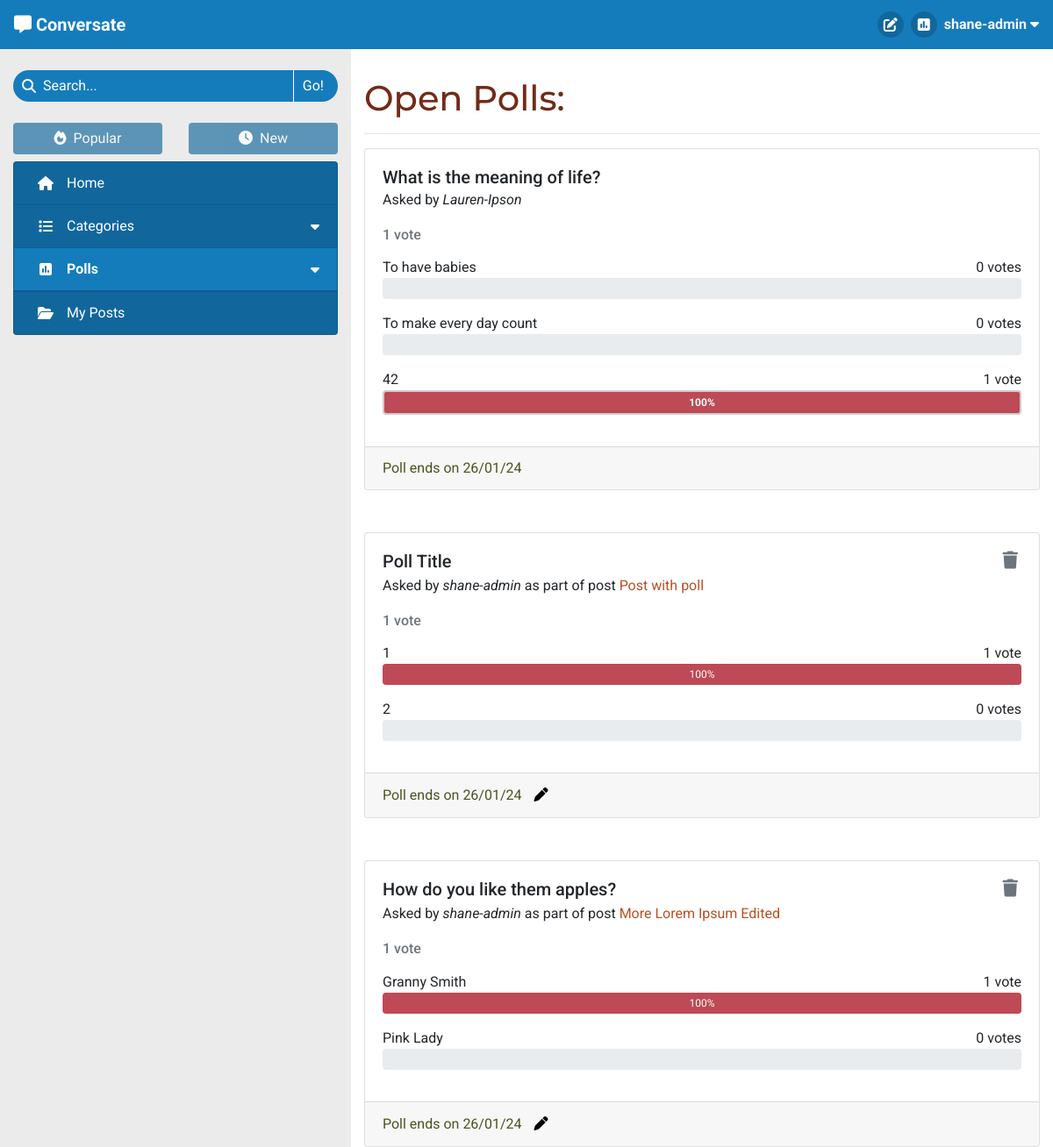
Page /polls/open (signed in, upper part) on the earlier database version.
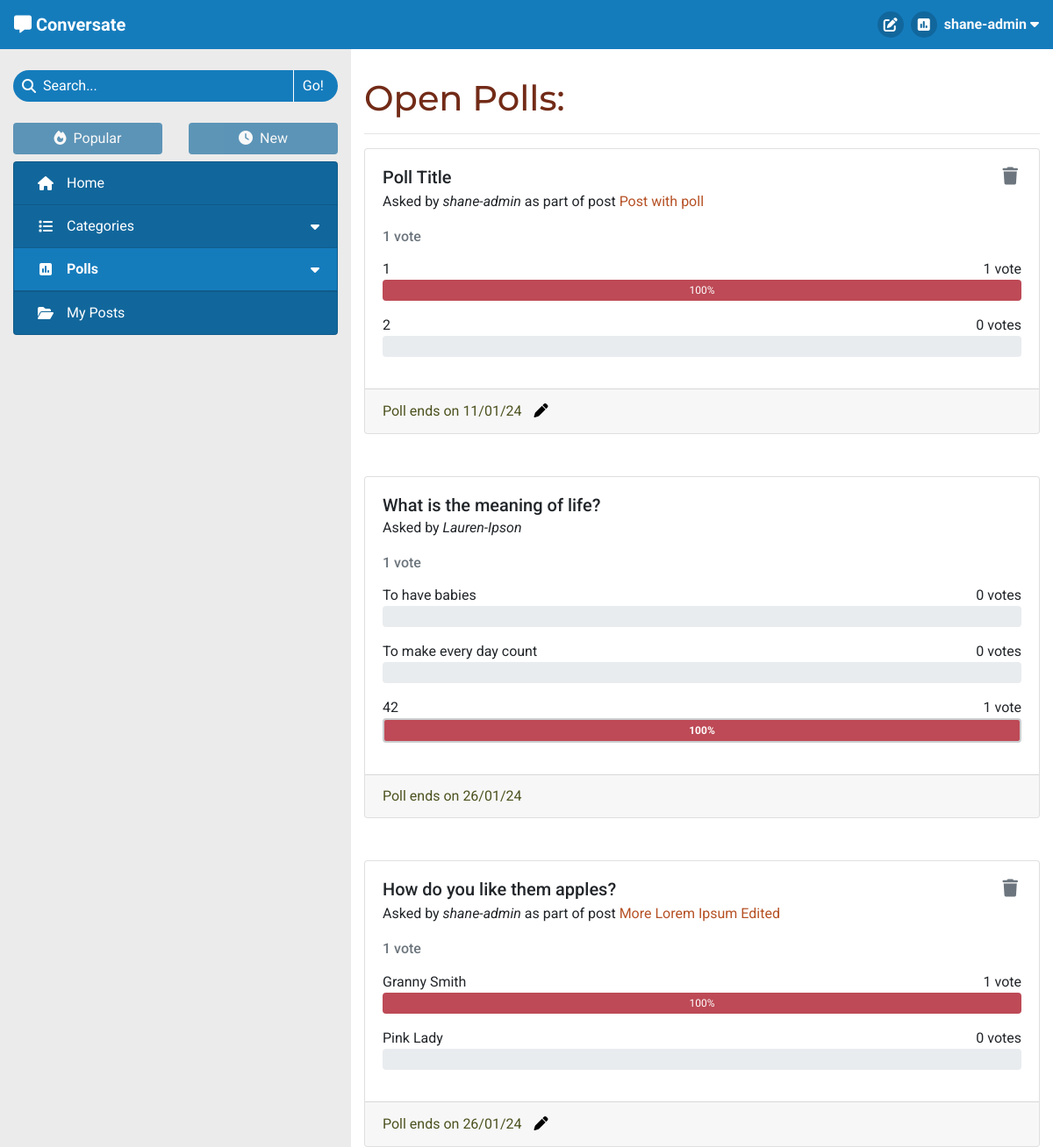
Same page on the later database version.
### forum/models.py (models this page shows, shortened)
class Poll(models.Model):
    title = models.CharField(max_length=200)
    asked_by = models.ForeignKey(User, on_delete=models.CASCADE)
    due_date = models.DateTimeField()
    post = models.OneToOneField(Post, on_delete=models.CASCADE,
                                related_name='poll', blank=True, null=True)
    class Meta:
        ordering = ['-due_date']
    def number_of_votes(self):
        total_votes = 0
        for answer in self.answers.all():
            total_votes += answer.number_of_votes()
        return total_votes
    def has_expired(self):
        current_time = datetime.now().timestamp()
        end_time = self.due_date.timestamp()
        return current_time > end_time

class PollAnswer(models.Model):
    body = models.CharField(max_length=100)
    position = models.IntegerField()
    poll = models.ForeignKey(Poll, related_name='answers',
                             on_delete=models.CASCADE)
    votes = models.ManyToManyField(User, related_name='votes')
    class Meta:
        ordering = ['position']
    def number_of_votes(self):
        return self.votes.count()
    def vote_percentage(self):
        total_votes = 0
        poll_answers = self.poll.answers.all()
        for answer in poll_answers:
            total_votes += answer.number_of_votes()
        if total_votes == 0:
            return 0
        return round((self.number_of_votes() / total_votes) * 100)

class Post(models.Model):
    title = models.CharField(max_length=100)
    slug = models.SlugField(max_length=100, unique=True)
    category = models.ForeignKey(Category, on_delete=models.CASCADE,
                                 related_name='tagged_posts')
    image = CloudinaryField('image', blank=True)
    image_position = models.IntegerField(blank=True, null=True)
    posted_by = models.ForeignKey(User, on_delete=models.CASCADE,
                                  related_name='added_posts')
    posted_on = models.DateTimeField(auto_now_add=True)
    content = models.TextField()
    tags = models.CharField(max_length=200, blank=True)
    edited = models.BooleanField(default=False)
    likes = models.ManyToManyField(User, related_name='post_likes', blank=True)
    class Meta:
        ordering = ['-posted_on']
    def title_preview(self):
        if len(self.title) > 50:
            return f'{self.title[:50]}...'
        return self.title

### forum/views.py (the view)
# urls.py: path('polls/<str:poll_type>', views.BrowsePolls.as_view(),
class BrowsePolls(View):
    def get(self, request, poll_type):
        if not request.user.is_authenticated:
            return redirect('/accounts/login')
        poll_type = poll_type.capitalize()
        polls = None
        if poll_type == 'Open':
            polls = Poll.objects.filter(due_date__gt=datetime.now()) \
                        .order_by('due_date')
        elif poll_type == 'Closed':
            polls = Poll.objects.exclude(due_date__gt=datetime.now())
        else:
            polls = Poll.objects.filter(asked_by=request.user)
            poll_type = 'Your'
        context = get_poll_list_context(request, polls)
        context['heading'] = f"{poll_type} Polls"
        context['selected_tab'] = f'Polls/{poll_type}'
        return render(
            request,
            'poll_list.html',
            context,
        )

### templates/poll_list.html (shortened to what this page needs)
{% extends "base.html" %}
{% load template_tags %}
{% load static %}
{% block content %}
<h1>{{ heading }}:</h1>
<hr>
{% if item_list %}
    {% for poll in item_list %}
        <div class="card mb-5">
            <div class="card-body">
                <div class="d-flex justify-content-between mb-2">
                    <h5 class="card-title mb-0 word-break">{{ poll.title }}</h5>
                    {% if poll.asked_by == user %}
                        <button class="button-no-style px-1 trigger-delete-poll" type="button"
                            data-url="{% url 'delete_poll' poll.id request.path %}">
                            <h5 class="fa-solid fa-trash mb-0 text-muted"></h5>
                        </button>
                    {% endif %}
                </div>
                <div class="card-subtitle mb-4 word-break">Asked by <em>{{ poll.asked_by }}</em>
                    {% if poll.post %}as part of post
                        <a href="{% url 'view_post' poll.post.slug %}">{{ poll.post.title_preview }}</a>
                    {% endif %}
                </div>
                {% poll_status poll.id request.user.id as p_status %}
                {% if p_status == 0 and poll.asked_by != user %}
                    <form method="POST" class="mt-2" action="{% url 'vote_poll' poll.id request.path %}">
                        {% csrf_token %}
                        <ul class="list-group">
                            {% for answer in poll.answers.all %}
                                <li class="list-group-item answer-container clickable">
                                    <div class="form-check">
                                        <input class="form-check-input clickable" type="radio" name="poll-vote"
                                            id="poll-{{ poll.id }}-answer-{{ answer.position }}"
                                            value="{{ answer.position }}" required>
                                        <label class="form-check-label clickable word-break"
                                            for="poll-{{ poll.id }}-answer-{{ answer.position }}">
                                            {{ answer.body }}
                                        </label>
                                    </div>
                                </li>
                            {% endfor %}
                        </ul>
                        <div class="mt-3">
                            <input type="submit" class="btn" value="Vote">
                            <input type="reset" class="btn" value="Clear">
                        </div>
                    </form>
                {% else %}
                    <h6 class="card-subtitle text-muted mb-3">
                        {% with poll.number_of_votes as vote_num %}
                            <span>{{ vote_num }} vote{% if vote_num != 1 %}s{% endif %}</span>
                        {% endwith %}
                    </h6>
                    {% for answer in poll.answers.all %}
                        <div class="d-flex justify-content-between">
                            <span>{{ answer.body }}</span>
                            {% with answer.number_of_votes as vote_num %}
                                <span>{{ vote_num }} vote{% if vote_num != 1 %}s{% endif %}</span>
                            {% endwith %}
                        </div>
                        <div class="progress mb-3{% if p_status == answer.position %} answer-chosen{% endif %}">
                            {% with answer.vote_percentage as votes %}
                                <div class="progress-bar poll-result" role="progressbar" style="width: 0%;" aria-valuenow="{{ votes }}"
                                    aria-valuemin="0" aria-valuemax="100" data-animation="on">{{ votes }}%</div>
                            {% endwith %}
                        </div>
                    {% endfor %}
                {% endif %}
            </div>
            <div class="card-footer card-faded">
                <span class="poll-date-display">
                    {% with poll.due_date|date:"d/m/y" as end_date %}
                    {% if poll.has_expired %}Poll ended {{ end_date }}
                    {% else %}Poll ends on {{ end_date }}
                    {% endif %}
                    {% endwith %}
                    {% if poll.asked_by == user %}
                        <button class="button-no-style ml-1 btn-edit-poll">
                            <i class="fa-solid fa-pen"></i>
                        </button>
                    {% endif %}
                </span>
            </div>
        </div>
    {% endfor %}
{% endif %}
{% endblock content %}

### templates/base.html (shortened to what this page needs)
{% load static %}
<!DOCTYPE html>
<html lang="en">
<head>
    <link rel="stylesheet" href="https://cdn.jsdelivr.net/npm/bootstrap@4.6.2/dist/css/bootstrap.min.css"
>
    <link rel="stylesheet" href="{% static 'css/style.css' %}" type="text/css">
</head>
<body id="main-page">
    <header class="navbar navbar-expand-sm navbar-dark">
        <div>
            <a class="navbar-brand" href="{% url 'home' %}" aria-label="Go to the home page">
                <i class="fa-solid fa-message"></i>
                <strong class="d-none d-md-inline">Conversate</strong>
            </a>
        </div>
        <ul class="nav justify-content-end">
            {% if user.is_authenticated %}
                <li class="nav mr-3 mr-md-2">
                    <a class="nav-icon nav-icon-expand anchor-no-style" href="{% url 'new_post' %}">
                        <i class="fa-solid fa-pen-to-square"></i>
                    </a>
                </li>
                <li class="nav mr-3 mr-md-2">
                    <a class="nav-icon nav-icon-expand anchor-no-style" href="{% url 'new_poll' %}">
                        <i class="fa-solid fa-square-poll-vertical"></i>
                    </a>
                </li>
                <li class="nav dropdown center-to-container">
                    <span class="text-light d-none d-md-inline" data-toggle="dropdown" role="button"
                        aria-expanded="false" aria-label="User Information">
                        <strong>{{ user.username }}
                            <i class="fa-solid fa-caret-down"></i>
                        </strong>
                    </span>
                </li>
            {% else %}
                <li class="nav">
                    <a href="{% url 'account_login' %}" class="btn">Log In</a>
                </li>
            {% endif %}
        </ul>
    </header>
    <div>
        <div class="container-fluid">
            <div class="row">
                <div id="side-nav-large" class="d-none d-md-block col-4">
                    <nav id="side-nav-container">
                        <form action="{% url 'search_post' %}" method="GET" autocomplete="off">
                            <div class="search-bar mt-4" role="button" data-toggle="popover"
                                data-placement="bottom">
                                <div class="center-to-container">
                                    <i class="fa-solid fa-magnifying-glass"></i>
                                </div>
                                <input type="text" id="search-input" name="search_query"
                                    {% if search_result %} value="{{ search_result }}"{% endif %} placeholder="Search..." required>
                                <input type="submit" class="side-nav-btn" value="Go!">
                            </div>
                        </form>
                        <div class="container-fluid px-0 mt-4 mb-2">
                            <div class="row">
                                <div class="col-6">
                                    {% if disable_sort %}
                                        <div>
                                    {% else %}
                                        <a href="{% url 'sort_posts' 0 request.path %}" class="anchor-no-style">
                                    {% endif %}
                                        <div class="btn btn-block side-nav-btn
                                            {% if disable_sort %} disabled{% elif not user.profile.sort_by_new %} active{% endif %}">
                                            <i class="fa-solid fa-fire mr-lg-1"></i>
                                            Popular
                                        </div>
                                    {% if disable_sort %}
                                        </div>
                                    {% else %}
                                        </a>
                                    {% endif %}
                                </div>
                                <div class="col-6">
                                    {% if disable_sort %}
                                        <div>
                                    {% else %}
                                        <a href="{% url 'sort_posts' 1 request.path %}" class="anchor-no-style">
                                    {% endif %}
                                        <div class="btn btn-block side-nav-btn
                                            {% if disable_sort %} disabled{% elif user.profile.sort_by_new %} active{% endif %}">
                                            <i class="fa-solid fa-clock mr-lg-1"></i>
                                            New
                                        </div>
                                    {% if disable_sort %}
                                        </div>
                                    {% else %}
                                        </a>
                                    {% endif %}
                                </div>
                            </div>
                        </div>
                        <div class="list-group side-nav accordion" id="side-nav-list">
                            <a class="list-group-item list-group-item-action side-nav-btn
                                {% if selected_tab == 'Home' %} active{% endif %}" href="{% url 'home' %}">
                                <i class="fa-solid fa-house center-to-container"></i>
                                <span class="d-inline-block ml-lg-2">Home</span>
                            </a>
                            <a id="category-collapse" class="list-group-item list-group-item-action side-nav-btn clickable
                                {% if 'Categories' in selected_tab %} active{% endif %}" data-toggle="collapse"
                                href="#side-nav-categories" role="button" aria-expanded="false" aria-controls="side-nav-categories">
                                <i class="fa-solid fa-list center-to-container"></i>
                                <div class="ml-lg-2">Categories</div>
                                <i class="fa-solid fa-caret-down center-to-container"></i>
                            </a>
                            <a id="poll-list-collapse" class="list-group-item list-group-item-action side-nav-btn clickable
                                {% if 'Polls' in selected_tab %} active{% endif %}" data-toggle="collapse"
                                href="#side-nav-polls" role="button" aria-expanded="false" aria-controls="side-nav-polls">
                                <i class="fa-solid fa-square-poll-vertical center-to-container"></i>
                                <div class="ml-lg-2">Polls</div>
                                <i class="fa-solid fa-caret-down center-to-container"></i>
                            </a>
                            <a class="list-group-item list-group-item-action side-nav-btn clickable
                                {% if selected_tab == 'My Posts' %} active{% endif %}"
                                href="{% url 'my_posts' %}">
                                <i class="fa-solid fa-folder-open center-to-container"></i>
                                <span class="d-inline-block ml-lg-2">My Posts</span>
                            </a>
                        </div>
                    </nav>
                </div>
                <div id="main-content" class="col col-md-8">
                    <section>
                        {% block content %}
                        {% endblock content %}
                    </section>
                </div>
            </div>
        </div>
    </div>
</body>
</html>

Differences in the rows shown:
changed Poll "Poll Title": end_date "26/01/24" → "11/01/24"; moves up the list
